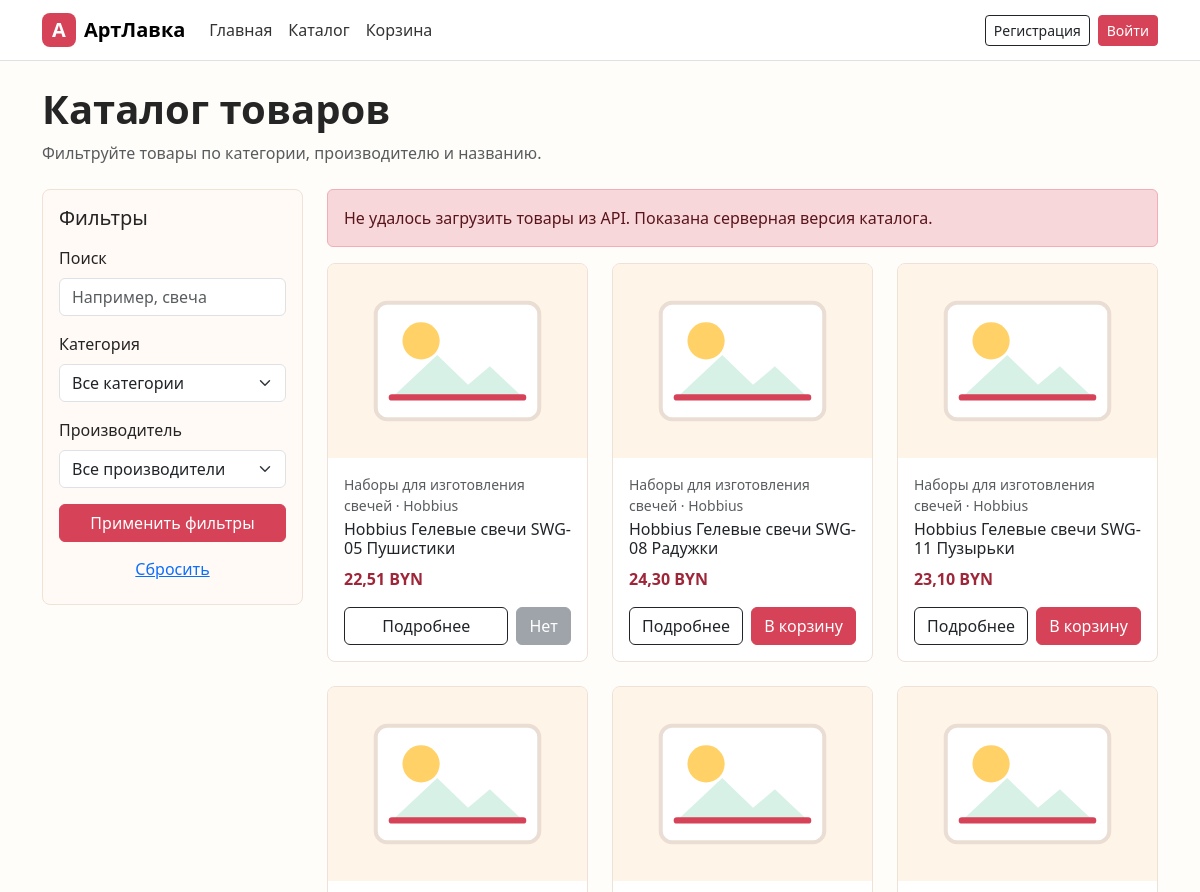
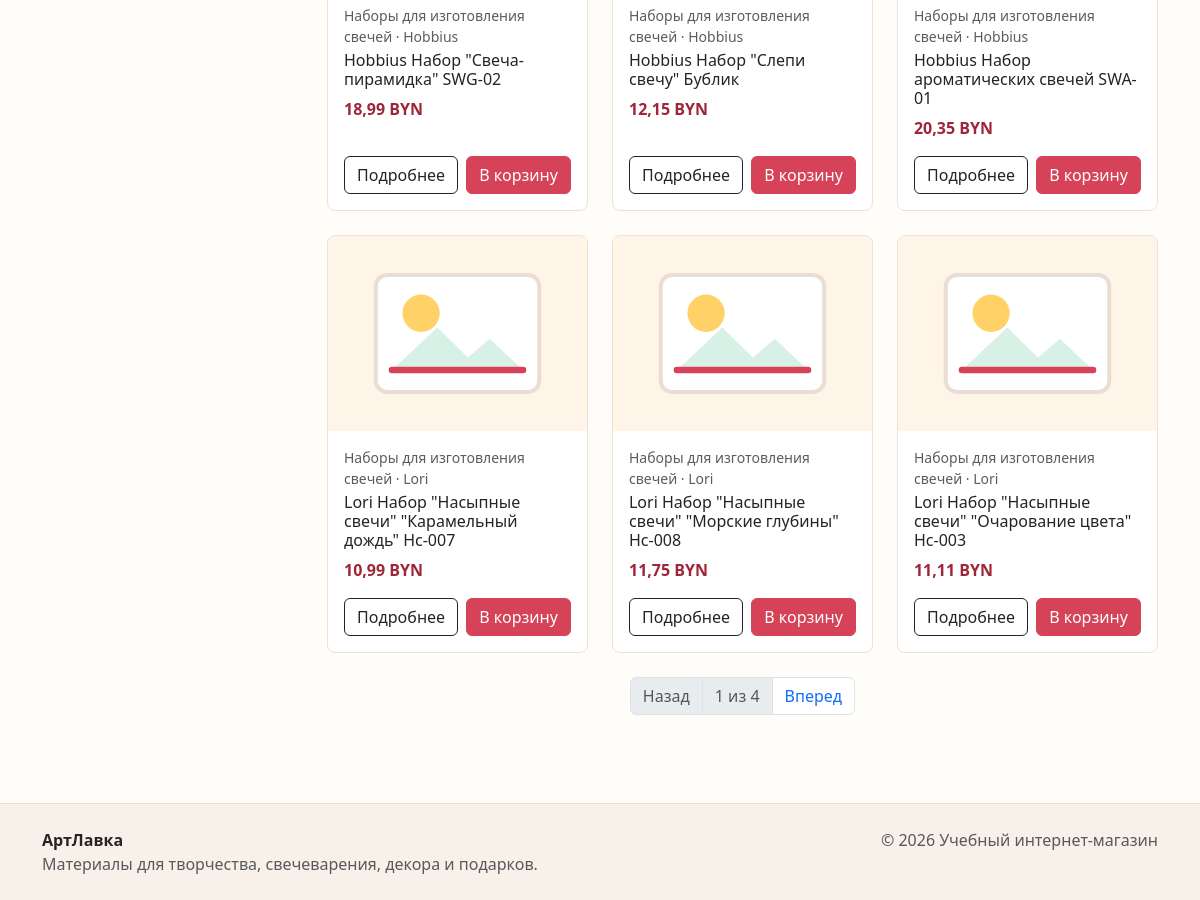
Page /catalog/ on the committed database (2 pictures, top to bottom).
### shop/models.py (models this page shows, shortened)
class Product(models.Model):
    name = models.CharField(max_length=200)
    description = models.TextField()
    product_image = models.ImageField(upload_to='products/')
    price = models.DecimalField(max_digits=10, decimal_places=2)
    stock_quantity = models.IntegerField()
    category = models.ForeignKey(
        Category,
        on_delete=models.CASCADE,
        related_name="products"
    )
    manufacturer = models.ForeignKey(
        Manufacturer,
        on_delete=models.CASCADE,
        related_name="products"
    )

class Category(models.Model):
    name = models.CharField(max_length=100)
    description = models.TextField(blank=True, null=True)

class Manufacturer(models.Model):
    name = models.CharField(max_length=100)
    country = models.CharField(max_length=100)
    description = models.TextField(blank=True, null=True)

### shop/views.py (the view)
# urls.py: path('catalog/', views.product_list, name='product_list'),
@ensure_csrf_cookie
def product_list(request):
    products = Product.objects.select_related("category", "manufacturer").order_by("name")
    categories = Category.objects.all()
    manufacturers = Manufacturer.objects.all()
    category_id = request.GET.get('category')
    manufacturer_id = request.GET.get('manufacturer')
    search_query = request.GET.get('search')
    if category_id:
        products = products.filter(category_id=category_id)
    if manufacturer_id:
        products = products.filter(manufacturer_id=manufacturer_id)
    if search_query:
        products = products.filter(
            Q(name__icontains=search_query) |
            Q(description__icontains=search_query)
        )
    paginator = Paginator(products, 9)
    page_obj = paginator.get_page(request.GET.get('page'))
    query_params = request.GET.copy()
    query_params.pop('page', None)
    context = {
        'products': page_obj,
        'page_obj': page_obj,
        'categories': categories,
        'manufacturers': manufacturers,
        'selected_category': category_id or '',
        'selected_manufacturer': manufacturer_id or '',
        'search_query': search_query or '',
        'query_string': query_params.urlencode(),
    }
    return render(request, 'shop/product_list.html', context)

### shop/templates/shop/product_list.html (shortened to what this page needs)
{% extends 'base.html' %}
{% block content %}
<div class="container py-4">
    <div class="mb-4">
        <h1 class="fw-bold mb-2">Каталог товаров</h1>
        <p class="text-muted mb-0">Фильтруйте товары по категории, производителю и названию.</p>
    </div>
    <div class="row g-4">
        <aside class="col-md-3">
            <form class="filter-panel p-3" method="get" id="catalog-filter-form">
                <h2 class="h5 mb-3">Фильтры</h2>
                <div class="mb-3">
                    <label class="form-label" for="search">Поиск</label>
                    <input class="form-control" type="search" id="search" name="search" value="{{ search_query }}" placeholder="Например, свеча">
                </div>
                <div class="mb-3">
                    <label class="form-label" for="category">Категория</label>
                    <select class="form-select" id="category" name="category">
                        <option value="">Все категории</option>
                    </select>
                </div>
                <div class="mb-3">
                    <label class="form-label" for="manufacturer">Производитель</label>
                    <select class="form-select" id="manufacturer" name="manufacturer">
                        <option value="">Все производители</option>
                    </select>
                </div>
                <button class="btn btn-primary w-100" type="submit">Применить фильтры</button>
                <a class="btn btn-link w-100 mt-2" href="{% url 'product_list' %}">Сбросить</a>
            </form>
        </aside>
        <section class="col-md-9">
            <div id="catalog-error" class="alert alert-danger d-none" role="alert"></div>
            <div class="row g-4" id="product-list" data-api-catalog="true">
                {% for product in products %}
                    <div class="col-sm-6 col-lg-4">
                        {% include 'shop/partials/product_card.html' with product=product %}
                    </div>
                {% empty %}
                    <div class="col-12">
                        <div class="alert alert-info">По выбранным фильтрам товары не найдены.</div>
                    </div>
                {% endfor %}
            </div>
            {% if page_obj.has_other_pages %}
                <nav class="mt-4" aria-label="Страницы каталога">
                    <ul class="pagination justify-content-center">
                        <li class="page-item {% if not page_obj.has_previous %}disabled{% endif %}">
                            <a class="page-link" href="?{% if query_string %}{{ query_string }}&{% endif %}page={% if page_obj.has_previous %}{{ page_obj.previous_page_number }}{% else %}1{% endif %}">Назад</a>
                        </li>
                        <li class="page-item disabled"><span class="page-link">{{ page_obj.number }} из {{ page_obj.paginator.num_pages }}</span></li>
                        <li class="page-item {% if not page_obj.has_next %}disabled{% endif %}">
                            <a class="page-link" href="?{% if query_string %}{{ query_string }}&{% endif %}page={% if page_obj.has_next %}{{ page_obj.next_page_number }}{% else %}{{ page_obj.paginator.num_pages }}{% endif %}">Вперед</a>
                        </li>
                    </ul>
                </nav>
            {% endif %}
        </section>
    </div>
</div>
{% endblock %}

### shop/templates/shop/partials/product_card.html
{% load static %}
<article class="card product-card h-100">
    <img src="{% if product.product_image %}{{ product.product_image.url }}{% else %}{% static 'images/product-placeholder.svg' %}{% endif %}" class="card-img-top" alt="{{ product.name }}" onerror="this.src='{% static 'images/product-placeholder.svg' %}'">
    <div class="card-body d-flex flex-column">
        <p class="small text-muted mb-1">{{ product.category.name }}{% if product.manufacturer.name %} · {{ product.manufacturer.name }}{% endif %}</p>
        <h3 class="h6 card-title">{{ product.name }}</h3>
        <p class="fw-bold price mb-3">{{ product.price }} BYN</p>
        <div class="mt-auto d-flex gap-2">
            <a class="btn btn-outline-dark flex-fill" href="{% url 'product_detail' product.id %}">Подробнее</a>
            {% if product.stock_quantity > 0 %}
                <button class="btn btn-primary js-add-to-cart" type="button" data-product-id="{{ product.id }}">В корзину</button>
            {% else %}
                <button class="btn btn-secondary" type="button" disabled>Нет</button>
            {% endif %}
        </div>
    </div>
</article>

### static/css/style.css (style rules this page uses)
:root { --brand: #d64257; --brand-dark: #9f2638; --ink: #252525; --muted: #6b7280; --paper: #fffaf6; --mint: #d8f1e6; --sun: #ffd166; }
body { background: #fffdf9; color: var(--ink); }
.btn-primary { --bs-btn-bg: var(--brand); --bs-btn-border-color: var(--brand); --bs-btn-hover-bg: var(--brand-dark); --bs-btn-hover-border-color: var(--brand-dark); }
.filter-panel { background: var(--paper); border: 1px solid #f0e2d5; border-radius: 8px; }
.product-card { border-color: #eee2d8; border-radius: 8px; overflow: hidden; transition: transform .2s, box-shadow .2s; }
.product-card img, .product-detail-image { aspect-ratio: 4 / 3; object-fit: cover; background: #f7eee5; }
.price { color: var(--brand-dark); }

### rows in the picture
Product: category.name "Наборы для изготовления свечей", manufacturer.name "Hobbius", name "Hobbius Гелевые свечи SWG-05 Пушистики", price "22,51", stock_quantity "Нет"
Product: category.name "Наборы для изготовления свечей", manufacturer.name "Hobbius", name "Hobbius Гелевые свечи SWG-08 Радужки", price "24,30"
Product: category.name "Наборы для изготовления свечей", manufacturer.name "Hobbius", name "Hobbius Гелевые свечи SWG-11 Пузырьки", price "23,10"
Product: category.name "Наборы для изготовления свечей", manufacturer.name "Hobbius", name "Hobbius Набор \"Свеча-пирамидка\" SWG-02", price "18,99"
Product: category.name "Наборы для изготовления свечей", manufacturer.name "Hobbius", name "Hobbius Набор \"Слепи свечу\" Бублик", price "12,15"
Product: category.name "Наборы для изготовления свечей", manufacturer.name "Hobbius", name "Hobbius Набор ароматических свечей SWA-01", price "20,35"
Product: category.name "Наборы для изготовления свечей", manufacturer.name "Lori", name "Lori Набор \"Насыпные свечи\" \"Карамельный дождь\" Нс-007", price "10,99"
Product: category.name "Наборы для изготовления свечей", manufacturer.name "Lori", name "Lori Набор \"Насыпные свечи\" \"Морские глубины\" Нс-008", price "11,75"
Product: category.name "Наборы для изготовления свечей", manufacturer.name "Lori", name "Lori Набор \"Насыпные свечи\" \"Очарование цвета\" Нс-003", price "11,11"

### other values in the picture
{{ page_obj.number }} "1"
{{ page_obj.paginator.num_pages }} "4"
